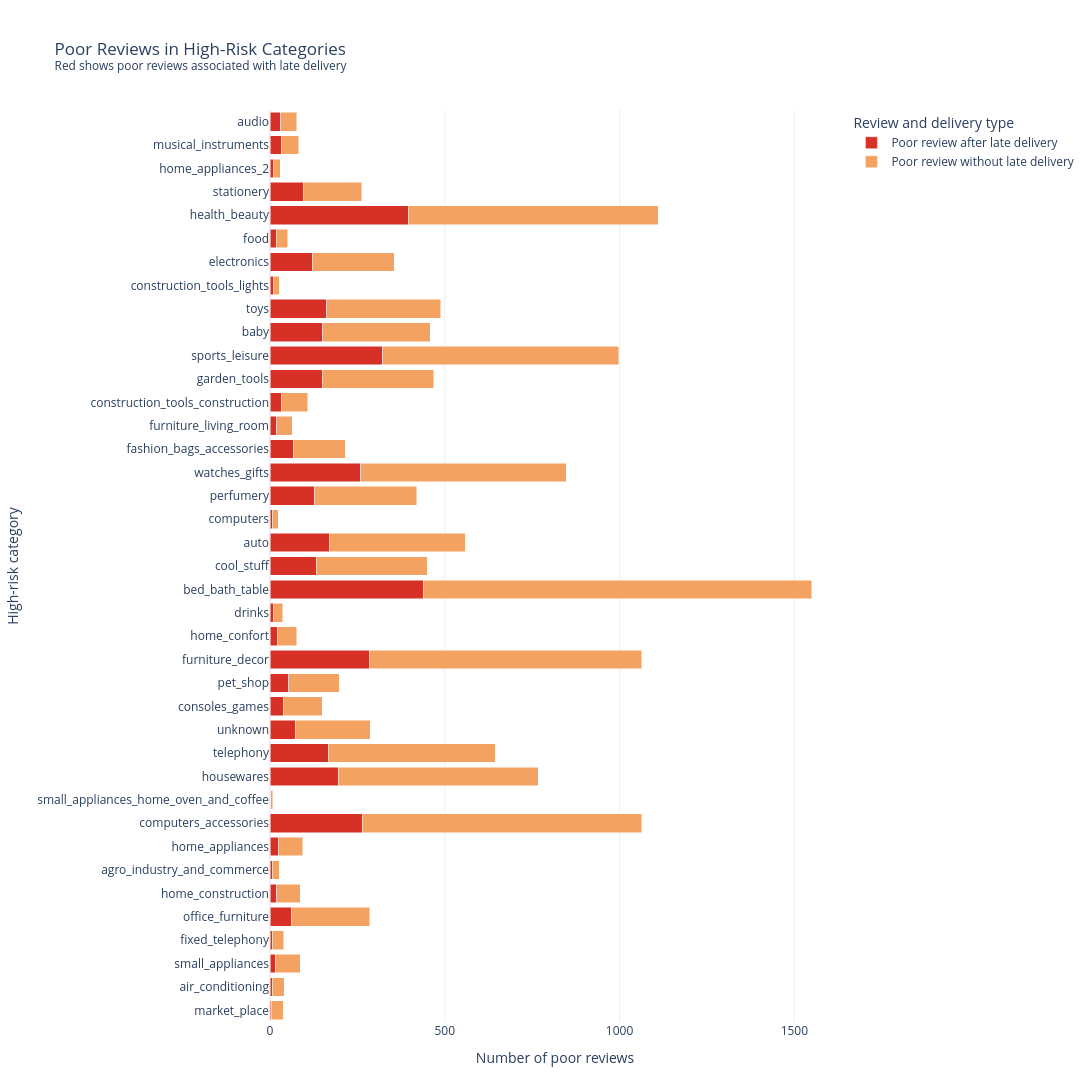

The notebook cell saved with this chart:
### Code cell
fig = px.bar(
    stacked_long,
    x="poor_review_orders",
    y="category",
    color="review_delivery_type",
    orientation="h",
    barmode="stack",
    color_discrete_map={
        "Poor review after late delivery": "#d73027",
        "Poor review without late delivery": "#f4a261",
    },
    custom_data=[
        "late_share_of_poor_reviews",
        "poor_rate_after_late_delivery",
        "poor_rate_without_late_delivery",
    ],
    labels={
        "poor_review_orders": "Number of poor reviews",
        "category": "High-risk category",
        "review_delivery_type": "Review and delivery type",
    },
    title=(
        "Poor Reviews in High-Risk Categories"
        "<br><sup>"
        "Red shows poor reviews associated with late delivery"
        "</sup>"
    ),
)

fig.update_traces(
    hovertemplate=(
        "<b>%{y}</b><br>"
        "%{fullData.name}: %{x:,}<br>"
        "Share of poor reviews after late delivery: "
        "%{customdata[0]:.1f}%<br>"
        "Poor-review rate after late delivery: "
        "%{customdata[1]:.1f}%<br>"
        "Poor-review rate without late delivery: "
        "%{customdata[2]:.1f}%"
        "<extra></extra>"
    )
)

fig.update_layout(
    template="plotly_white",
    barmode="stack",
    width=1100,
    height=max(600, len(stacked_data) * 45),
    hovermode="closest",
    margin=dict(
        l=190,
        r=60,
        t=110,
        b=70,
    ),
)

# fig.show(renderer="browser")
fig.show()

### Figure 1 — Plotly figure (JSON) as saved in the notebook; plotly's stock layout.template omitted (floating-point values rounded to 4 significant figures)
{"data": [{"customdata": [[13.16, 38.46, 12.45], [14.63, 66.67, 14.58], [17.24, 40.54, 12.27], [17.5, 70.0, 16.18], [21.68, 55.36, 19.46], [22.09, 48.72, 14.96], [22.22, 66.67, 12.14], [24.73, 46.0, 9.85], [24.81, 53.55, 13.0], [25.0, 40.0, 8.57], [25.39, 50.0, 10.51], [25.74, 48.12, 12.53], [25.78, 59.68, 16.2], [26.0, 48.75, 11.42], [26.77, 50.96, 9.08], [26.88, 54.37, 13.25], [27.63, 51.22, 15.54], [27.78, 52.63, 9.39], [28.41, 55.84, 13.01], [29.56, 56.36, 9.43], [30.41, 52.63, 10.95], [30.43, 63.64, 9.58], [30.48, 56.64, 9.99], [30.58, 56.8, 11.48], [30.7, 55.0, 8.59], [31.25, 60.61, 11.46], [31.48, 52.31, 10.91], [31.77, 55.19, 9.92], [32.4, 56.17, 9.5], [32.97, 60.16, 11.76], [33.2, 58.91, 9.11], [33.33, 40.91, 8.22], [33.99, 49.39, 10.28], [35.29, 41.86, 8.21], [35.59, 52.11, 8.92], [36.12, 54.6, 7.92], [36.67, 68.75, 8.8], [40.24, 61.11, 8.63], [40.79, 70.45, 14.85]], "hovertemplate": "<b>%{y}</b><br>%{fullData.name}: %{x:,}<br>Share of poor reviews after late delivery: %{customdata[0]:.1f}%<br>Poor-review rate after late delivery: %{customdata[1]:.1f}%<br>Poor-review rate without late delivery: %{customdata[2]:.1f}%<extra></extra>", "legendgroup": "Poor review after late delivery", "marker": {"color": "#d73027", "pattern": {"shape": ""}}, "name": "Poor review after late delivery", "orientation": "h", "showlegend": true, "textposition": "auto", "type": "bar", "x": [5, 6, 15, 7, 62, 19, 6, 23, 264, 2, 195, 166, 74, 39, 53, 286, 21, 10, 440, 133, 170, 7, 128, 259, 66, 20, 34, 149, 323, 151, 162, 9, 121, 18, 395, 95, 11, 33, 31], "xaxis": "x", "y": ["market_place", "air_conditioning", "small_appliances", "fixed_telephony", "office_furniture", "home_construction", "agro_industry_and_commerce", "home_appliances", "computers_accessories", "small_appliances_home_oven_and_coffee", "housewares", "telephony", "unknown", "consoles_games", "pet_shop", "furniture_decor", "home_confort", "drinks", "bed_bath_table", "cool_stuff", "auto", "computers", "perfumery", "watches_gifts", "fashion_bags_accessories", "furniture_living_room", "construction_tools_construction", "garden_tools", "sports_leisure", "baby", "toys", "construction_tools_lights", "electronics", "food", "health_beauty", "stationery", "home_appliances_2", "musical_instruments", "audio"], "yaxis": "y"}, {"customdata": [[13.16, 38.46, 12.45], [14.63, 66.67, 14.58], [17.24, 40.54, 12.27], [17.5, 70.0, 16.18], [21.68, 55.36, 19.46], [22.09, 48.72, 14.96], [22.22, 66.67, 12.14], [24.73, 46.0, 9.85], [24.81, 53.55, 13.0], [25.0, 40.0, 8.57], [25.39, 50.0, 10.51], [25.74, 48.12, 12.53], [25.78, 59.68, 16.2], [26.0, 48.75, 11.42], [26.77, 50.96, 9.08], [26.88, 54.37, 13.25], [27.63, 51.22, 15.54], [27.78, 52.63, 9.39], [28.41, 55.84, 13.01], [29.56, 56.36, 9.43], [30.41, 52.63, 10.95], [30.43, 63.64, 9.58], [30.48, 56.64, 9.99], [30.58, 56.8, 11.48], [30.7, 55.0, 8.59], [31.25, 60.61, 11.46], [31.48, 52.31, 10.91], [31.77, 55.19, 9.92], [32.4, 56.17, 9.5], [32.97, 60.16, 11.76], [33.2, 58.91, 9.11], [33.33, 40.91, 8.22], [33.99, 49.39, 10.28], [35.29, 41.86, 8.21], [35.59, 52.11, 8.92], [36.12, 54.6, 7.92], [36.67, 68.75, 8.8], [40.24, 61.11, 8.63], [40.79, 70.45, 14.85]], "hovertemplate": "<b>%{y}</b><br>%{fullData.name}: %{x:,}<br>Share of poor reviews after late delivery: %{customdata[0]:.1f}%<br>Poor-review rate after late delivery: %{customdata[1]:.1f}%<br>Poor-review rate without late delivery: %{customdata[2]:.1f}%<extra></extra>", "legendgroup": "Poor review without late delivery", "marker": {"color": "#f4a261", "pattern": {"shape": ""}}, "name": "Poor review without late delivery", "orientation": "h", "showlegend": true, "textposition": "auto", "type": "bar", "x": [33, 35, 72, 33, 224, 67, 21, 70, 800, 6, 573, 479, 213, 111, 145, 778, 55, 26, 1109, 317, 389, 16, 292, 588, 149, 44, 74, 320, 674, 307, 326, 18, 235, 33, 715, 168, 19, 49, 45], "xaxis": "x", "y": ["market_place", "air_conditioning", "small_appliances", "fixed_telephony", "office_furniture", "home_construction", "agro_industry_and_commerce", "home_appliances", "computers_accessories", "small_appliances_home_oven_and_coffee", "housewares", "telephony", "unknown", "consoles_games", "pet_shop", "furniture_decor", "home_confort", "drinks", "bed_bath_table", "cool_stuff", "auto", "computers", "perfumery", "watches_gifts", "fashion_bags_accessories", "furniture_living_room", "construction_tools_construction", "garden_tools", "sports_leisure", "baby", "toys", "construction_tools_lights", "electronics", "food", "health_beauty", "stationery", "home_appliances_2", "musical_instruments", "audio"], "yaxis": "y"}], "layout": {"barmode": "stack", "height": 1755, "hovermode": "closest", "legend": {"title": {"text": "Review and delivery type"}, "tracegroupgap": 0}, "margin": {"b": 70, "l": 190, "r": 60, "t": 110}, "title": {"text": "Poor Reviews in High-Risk Categories<br><sup>Red shows poor reviews associated with late delivery</sup>"}, "width": 1100, "xaxis": {"anchor": "y", "domain": [0, 1], "title": {"text": "Number of poor reviews"}}, "yaxis": {"anchor": "x", "domain": [0, 1], "title": {"text": "High-risk category"}}}}
